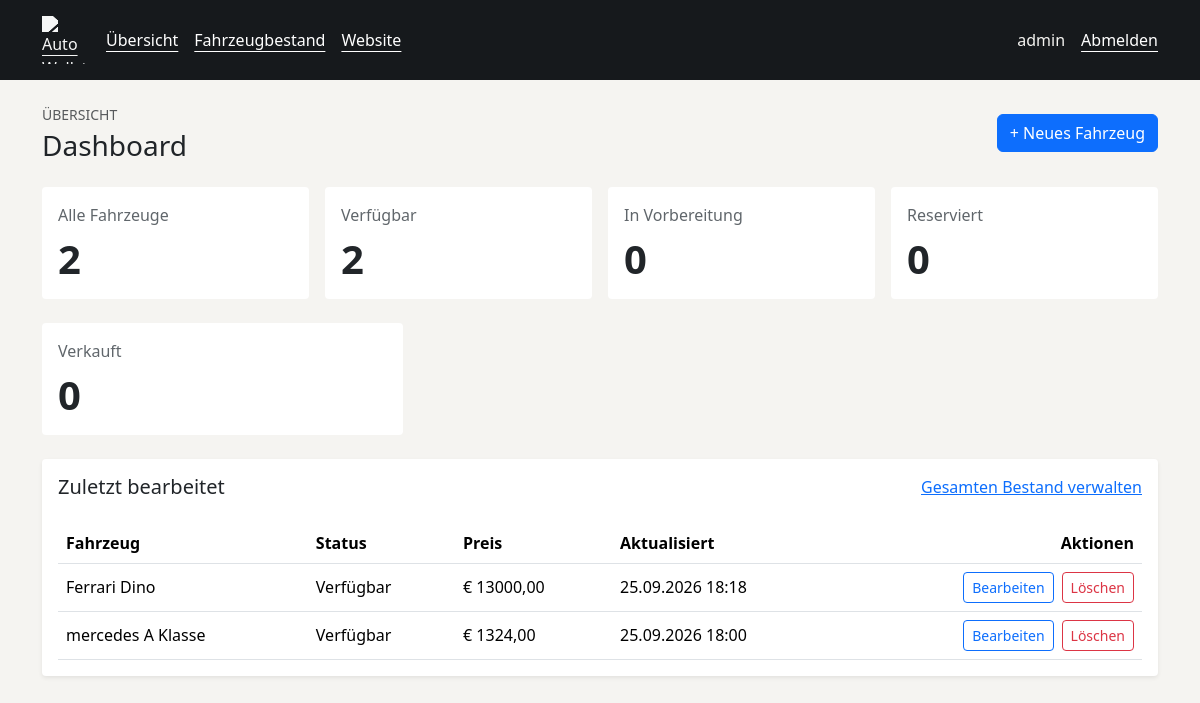
Screenshot of /verwaltung/ (signed in) with the database file from the repository.
### vehicles/models.py (models this page shows, shortened)
class Vehicle(models.Model):
    internal_number = models.CharField(max_length=50, unique=True, verbose_name="Interne Fahrzeugnummer")
    brand = models.CharField(max_length=100, verbose_name="Marke")
    model = models.CharField(max_length=120, verbose_name="Modell")
    variant = models.CharField(max_length=150, blank=True, verbose_name="Variante / Modellbezeichnung")
    vehicle_type = models.CharField(max_length=80, verbose_name="Fahrzeugtyp")
    first_registration = models.DateField(verbose_name="Erstzulassung")
    year = models.PositiveIntegerField(verbose_name="Baujahr")
    mileage = models.PositiveIntegerField(verbose_name="Kilometerstand")
    fuel_type = models.CharField(max_length=60, verbose_name="Kraftstoffart")
    transmission = models.CharField(max_length=50, verbose_name="Getriebe")
    power_kw = models.PositiveIntegerField(verbose_name="Leistung kW")
    power_ps = models.PositiveIntegerField(verbose_name="Leistung PS")
    engine_capacity = models.PositiveIntegerField(verbose_name="Hubraum")
    doors = models.PositiveIntegerField(verbose_name="Anzahl Türen")
    seats = models.PositiveIntegerField(verbose_name="Anzahl Sitzplätze")
    exterior_color = models.CharField(max_length=80, verbose_name="Außenfarbe")
    interior_equipment = models.CharField(max_length=200, blank=True, verbose_name="Innenausstattung")
    vin = models.CharField(max_length=50, blank=True, verbose_name="FIN / Fahrgestellnummer")
    previous_owners = models.PositiveIntegerField(default=0, verbose_name="Anzahl Vorbesitzer")
    hu_valid_until = models.DateField(blank=True, null=True, verbose_name="HU gültig bis")
    purchase_price = models.DecimalField(max_digits=12, decimal_places=2, verbose_name="Einkaufspreis")
    sale_price = models.DecimalField(max_digits=12, decimal_places=2, verbose_name="Verkaufspreis")
    description = models.TextField(blank=True, verbose_name="Beschreibung")
    equipment = models.TextField(blank=True, verbose_name="Ausstattung")
    status = models.CharField(
        max_length=30,
        choices=VehicleStatus.choices,
        default=VehicleStatus.IN_PREPARATION,
        verbose_name="Status",
    )
    is_published = models.BooleanField(default=False, verbose_name="Veröffentlicht")
    public_visible = models.BooleanField(default=False, verbose_name="Öffentlich sichtbar")
    created_at = models.DateTimeField(default=timezone.now, verbose_name="Datum der Aufnahme")
    updated_at = models.DateTimeField(auto_now=True, verbose_name="Datum der letzten Änderung")
    class Meta:
        ordering = ["-updated_at"]
        verbose_name = "Fahrzeug"
        verbose_name_plural = "Fahrzeuge"

### vehicles/views.py (the view)
@login_required(login_url="login")
@permission_required(('vehicles.view_vehicle',), raise_exception=True)
def dashboard(request):
    vehicles = Vehicle.objects.all()
    stats = {
        "total": vehicles.count(),
        "available": vehicles.filter(status=VehicleStatus.AVAILABLE).count(),
        "in_preparation": vehicles.filter(status=VehicleStatus.IN_PREPARATION).count(),
        "reserved": vehicles.filter(status=VehicleStatus.RESERVED).count(),
        "sold": vehicles.filter(status=VehicleStatus.SOLD).count(),
    }
    recent = vehicles.order_by("-updated_at")[:5]
    return render(request, "admin/dashboard.html", {"stats": stats, "recent_vehicles": recent})

### templates/admin/dashboard.html (shortened to what this page needs)
{% extends "admin/base.html" %}
{% block content %}
<div class="container py-4">
        <div class="dashboard-shell">
            <div class="d-flex flex-column flex-md-row justify-content-between align-items-md-center gap-3 mb-4">
                <div>
                    <p class="text-uppercase text-muted small mb-1">Übersicht</p>
                    <h1 class="h3 mb-0">Dashboard</h1>
                </div>
                {% if perms.vehicles.add_vehicle %}<a href="{% url 'vehicle_create' %}" class="btn btn-primary">+ Neues Fahrzeug</a>{% endif %}
            </div>
            <div class="row g-3 mb-4">
                <div class="col-12 col-md-3">
                    <div class="stat-card card border-0 h-100">
                        <div class="card-body">
                            <div class="stat-label">Alle Fahrzeuge</div>
                            <div class="display-6 fw-semibold mt-2">{{ stats.total }}</div>
                        </div>
                    </div>
                </div>
                <div class="col-12 col-md-3">
                    <div class="stat-card card border-0 h-100">
                        <div class="card-body">
                            <div class="stat-label">Verfügbar</div>
                            <div class="display-6 fw-semibold mt-2">{{ stats.available }}</div>
                        </div>
                    </div>
                </div>
                <div class="col-12 col-md-3">
                    <div class="stat-card card border-0 h-100">
                        <div class="card-body">
                            <div class="stat-label">In Vorbereitung</div>
                            <div class="display-6 fw-semibold mt-2">{{ stats.in_preparation }}</div>
                        </div>
                    </div>
                </div>
                <div class="col-12 col-md-3">
                    <div class="stat-card card border-0 h-100">
                        <div class="card-body">
                            <div class="stat-label">Reserviert</div>
                            <div class="display-6 fw-semibold mt-2">{{ stats.reserved }}</div>
                        </div>
                    </div>
                </div>
            </div>
            <div class="row g-3 mb-4">
                <div class="col-12 col-md-4">
                    <div class="stat-card card border-0 h-100">
                        <div class="card-body">
                            <div class="stat-label">Verkauft</div>
                            <div class="display-6 fw-semibold mt-2">{{ stats.sold }}</div>
                        </div>
                    </div>
                </div>
            </div>
            <div class="card border-0 shadow-sm">
                <div class="card-body">
                    <div class="d-flex flex-wrap justify-content-between gap-3 mb-3"><h2 class="h5">Zuletzt bearbeitet</h2><a href="{% url 'management_vehicles' %}">Gesamten Bestand verwalten</a></div>
                    {% if recent_vehicles %}
                        <div class="table-responsive">
                            <table class="table table-hover align-middle mb-0">
                                <thead>
                                    <tr>
                                        <th>Fahrzeug</th>
                                        <th>Status</th>
                                        <th>Preis</th>
                                        <th>Aktualisiert</th>
                                        <th class="text-end">Aktionen</th>
                                    </tr>
                                </thead>
                                <tbody>
                                    {% for vehicle in recent_vehicles %}
                                        <tr>
                                            <td>{{ vehicle.brand }} {{ vehicle.model }}</td>
                                            <td>{{ vehicle.get_status_display }}</td>
                                            <td>€ {{ vehicle.sale_price }}</td>
                                            <td>{{ vehicle.updated_at|date:"d.m.Y H:i" }}</td>
                                            <td class="text-end">
                                                <div class="d-flex justify-content-end gap-2">
                                                    {% if perms.vehicles.change_vehicle %}<a href="{% url 'vehicle_update' vehicle.pk %}" class="btn btn-sm btn-outline-primary">Bearbeiten</a>{% endif %}
                                                    {% if perms.vehicles.delete_vehicle %}<a href="{% url 'vehicle_delete' vehicle.pk %}" class="btn btn-sm btn-outline-danger">Löschen</a>{% endif %}
                                                </div>
                                            </td>
                                        </tr>
                                    {% endfor %}
                                </tbody>
                            </table>
                        </div>
                    {% else %}
                        <p class="text-muted mb-0">Noch keine Fahrzeuge angelegt.</p>
                    {% endif %}
                </div>
            </div>
        </div>
    </div>
{% endblock %}

### templates/admin/base.html (shortened to what this page needs)
{% load static %}
<!DOCTYPE html>
<html lang="de">
<head>
    <link href="https://cdn.jsdelivr.net/npm/bootstrap@5.3.3/dist/css/bootstrap.min.css" rel="stylesheet">
    <link href="{% static 'css/management.css' %}" rel="stylesheet">
</head>
<body>
    <header class="management-header">
        <nav class="container d-flex flex-wrap align-items-center gap-3 py-3" aria-label="Verwaltung">
            <a href="{% url 'dashboard' %}" class="management-brand"><img src="{% static 'images/logo.png' %}" width="48" height="48" alt="Auto Wallstein"></a>
            <a href="{% url 'dashboard' %}">Übersicht</a>
            <a href="{% url 'management_vehicles' %}">Fahrzeugbestand</a>
            <a href="{% url 'home' %}">Website</a>
            <span class="ms-auto">{{ user.get_full_name|default:user.username }}</span>
            <a href="{% url 'logout' %}">Abmelden</a>
        </nav>
    </header>
    <main id="management-content" tabindex="-1">
        {% block content %}{% endblock %}
    </main>
</body>
</html>

### static/css/management.css (style rules this page uses)
body { background: #f5f4f1; color: #202428; }
.management-header { background: #16191c; color: #f5f4f1; }
.management-header a { color: #ffffff; min-height: 44px; display: inline-flex; align-items: center; text-underline-offset: .3em; }
.management-brand img { object-fit: contain; filter: brightness(0) invert(1); opacity: 0.96; }
.card, .stat-card { background: white; border: 1px solid #d5d7d8; border-radius: 4px; box-shadow: none; }
.stat-label { color: #60666b; }

### rows the page displays
Vehicle: brand "Ferrari", model "Dino", status "Verfügbar", sale_price "13000,00", updated_at "25.09.2026 18:18"
Vehicle: brand "mercedes", model "A Klasse", status "Verfügbar", sale_price "1324,00", updated_at "25.09.2026 18:00"

### other values shown
{{ user.get_full_name|default:user.username }} "admin"
{{ stats.total }} "2"
{{ stats.available }} "2"
{{ stats.in_preparation }} "0"
{{ stats.reserved }} "0"
{{ stats.sold }} "0"
